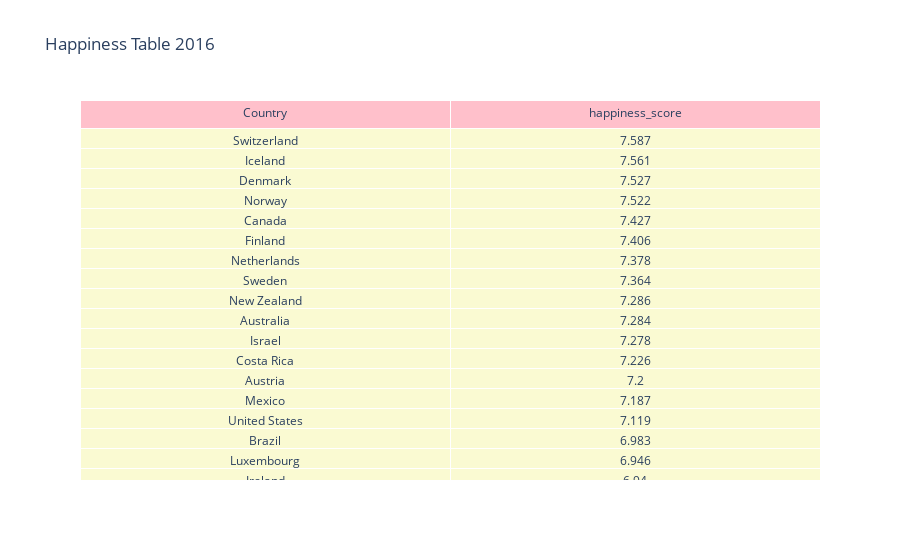

Notebook source saved alongside this figure:
### Code cell
happiness_table(
    year = 2016,
    limit = 50 
).show()

### Figure 1 — Plotly figure (JSON) as saved in the notebook; plotly's stock layout.template omitted (floating-point values rounded to 4 significant figures)
{"data": [{"cells": {"fill": {"color": "lightgoldenrodyellow"}, "values": [["Switzerland", "Iceland", "Denmark", "Norway", "Canada", "Finland", "Netherlands", "Sweden", "New Zealand", "Australia", "Israel", "Costa Rica", "Austria", "Mexico", "United States", "Brazil", "Luxembourg", "Ireland", "Belgium", "United Arab Emirates", "United Kingdom", "Venezuela", "Singapore", "Panama", "Germany", "Chile", "France", "Argentina", "Uruguay", "Colombia", "Thailand", "Saudi Arabia", "Spain", "Malta", "Kuwait", "El Salvador", "Guatemala", "Uzbekistan", "Slovakia", "Japan", "Ecuador", "Bahrain", "Italy", "Bolivia", "Moldova", "Paraguay", "Kazakhstan", "Slovenia", "Lithuania", "Nicaragua"], [7.587, 7.561, 7.527, 7.522, 7.427, 7.406, 7.378, 7.364, 7.286, 7.284, 7.278, 7.226, 7.2, 7.187, 7.119, 6.983, 6.946, 6.94, 6.937, 6.901, 6.867, 6.81, 6.798, 6.786, 6.75, 6.67, 6.575, 6.574, 6.485, 6.477, 6.455, 6.411, 6.329, 6.302, 6.295, 6.13, 6.123, 6.003, 5.995, 5.987, 5.975, 5.96, 5.948, 5.89, 5.889, 5.878, 5.855, 5.848, 5.833, 5.828]]}, "header": {"fill": {"color": "pink"}, "values": ["Country", "happiness_score"]}, "type": "table"}], "layout": {"title": {"text": "Happiness Table 2016"}}}
